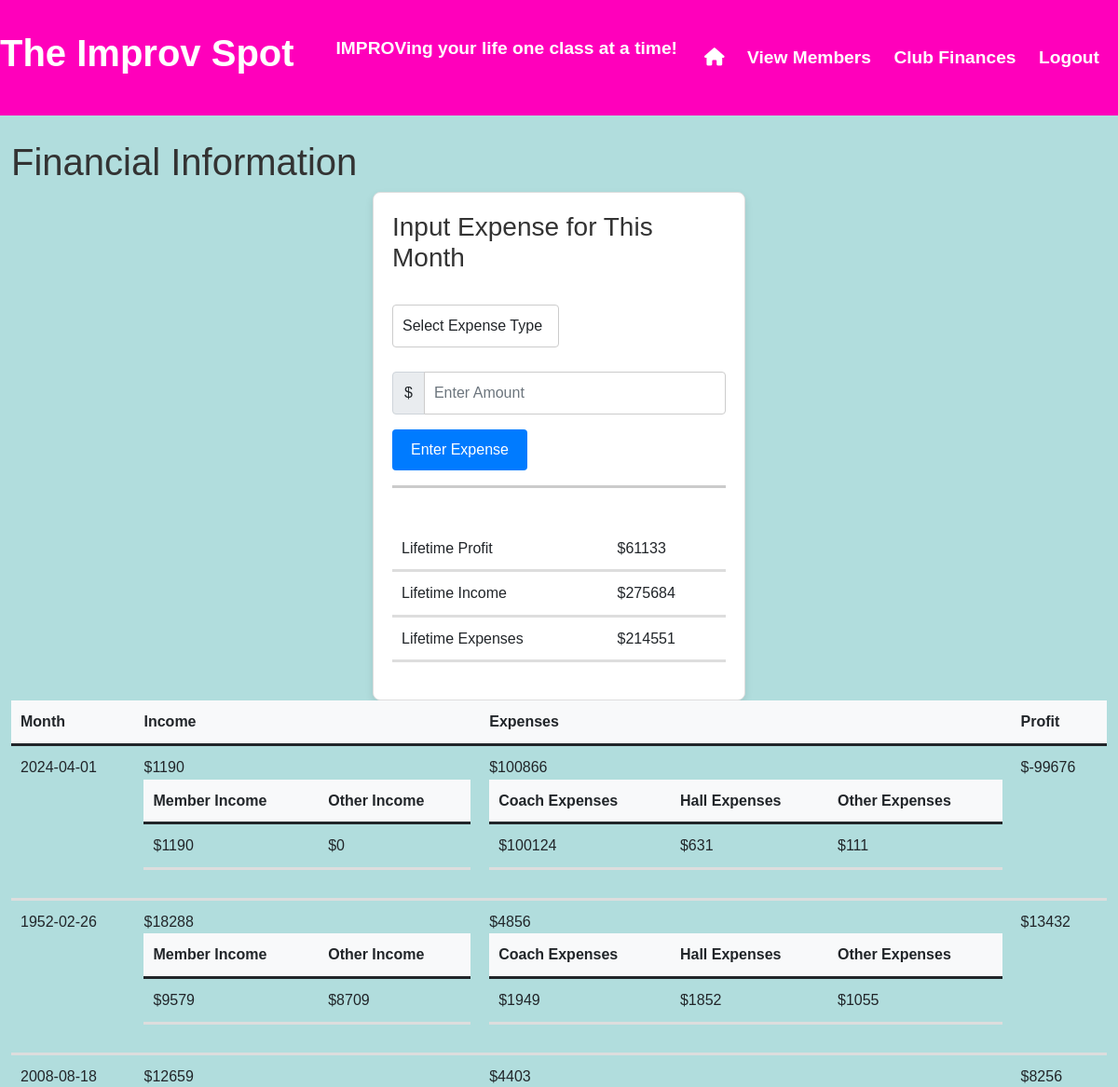
Before: /finance (signed in, upper part) with the older database file.
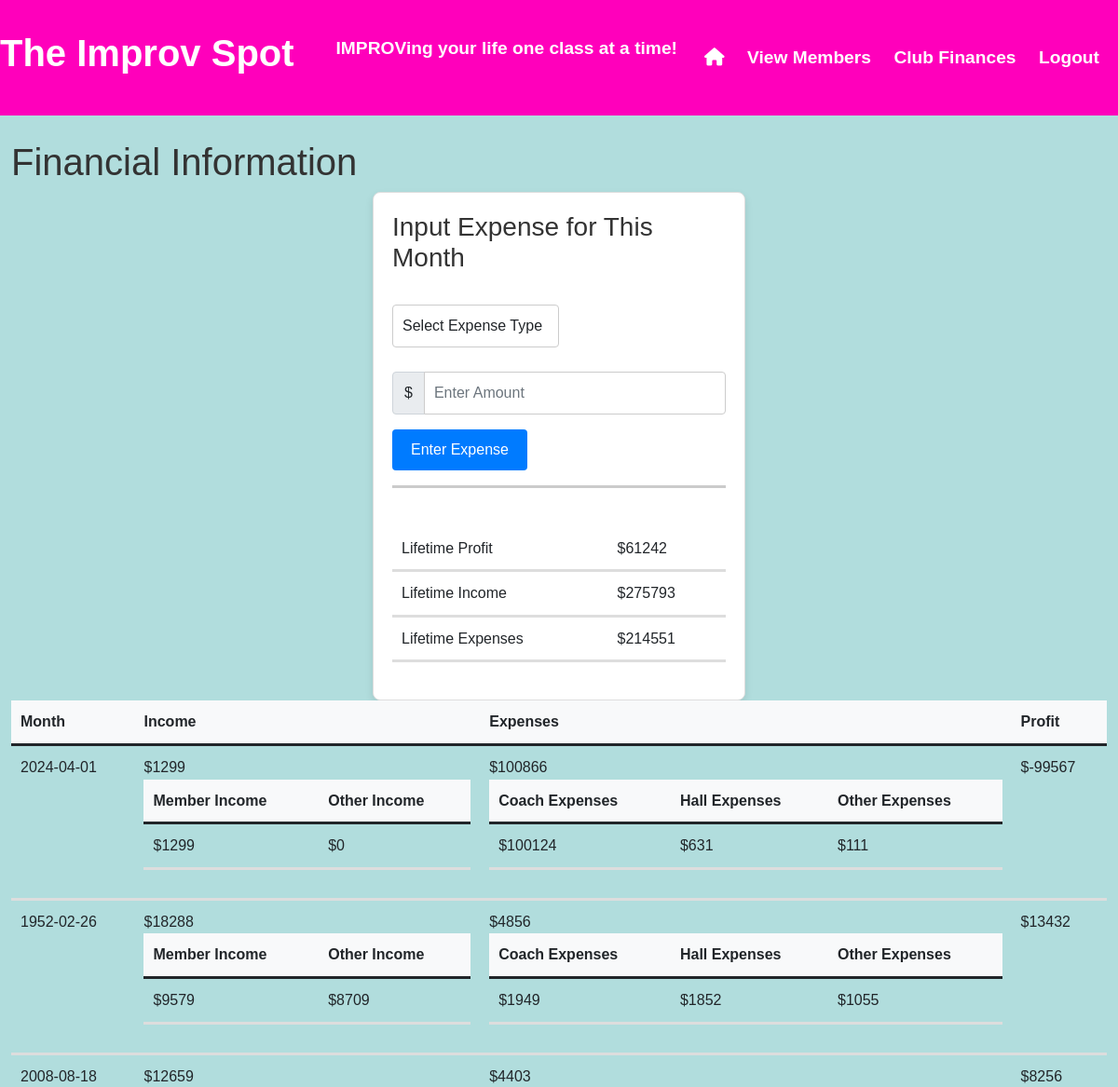
After: the same page with the newer database file.
### app.py (models this page shows, shortened)
class Finances(db.Model):
    month_year = db.Column(db.Date, primary_key=True)
    income_users = db.Column(db.Integer, default=0) #-> users is class participants (feel free to change the name)
    income_other = db.Column(db.Integer, default=0)
    expenses_coach = db.Column(db.Integer, default=0)
    expenses_hall  = db.Column(db.Integer, default=0)
    expenses_other = db.Column(db.Integer, default=0)
    def calculate_total_income(self):
        return self.income_users + self.income_other
    def calculate_total_expenses(self):
        return self.expenses_coach + self.expenses_hall + self.expenses_other
    def calculate_profit(self):
        month_profit = self.calculate_total_income()  - self.calculate_total_expenses()
        return month_profit

### app.py (the view, shortened to what this page needs)
@app.route('/finance', methods=['GET', 'POST'])
@admin_required
def finance():
    finance_info = db.session.query(Finances).all()
    return render_template('finance.html', lt_profit=calculate_total_profit(finance_info), lt_income=calculate_total_income(finance_info),
                            lt_expenses=calculate_total_expenses(finance_info), finance_info=finance_info)

### helpers.py (called while the page is built)
def admin_required(f):
    @wraps(f)
    def decorated_function(*args, **kwargs):
        if session.get('admin_id') is None:
            return redirect('/adminlogin')
        return f(*args, **kwargs)
    return decorated_function

def calculate_total_income(finance_info):
    total_income = 0
    for month in finance_info:
        total_income += month.income_users + month.income_other
    return total_income

def calculate_total_expenses(finance_info):
    total_expenses = 0
    for month in finance_info:
        total_expenses += month.expenses_coach + month.expenses_other + month.expenses_hall
    return total_expenses

def calculate_total_profit(finance_info):
    total_profit =  calculate_total_income(finance_info) - calculate_total_expenses(finance_info)
    if total_profit < 0:
        return f"({-1 * total_profit})"
    return total_profit

### templates/finance.html (shortened to what this page needs)
{% extends "adminside.html" %}
{% block main %}
  <br>
    <div class="center">
        <h1>Financial Information</h1>
        <div class="container">
          <h3>Input Expense for This Month</h3>
          <form method="POST" action="/finance">
              <div class="col-md-6">
                <br>
                <select class="form-control" id="expenseType" name="expenseType" required>
                    <option value="" disabled selected>Select Expense Type</option>
                </select>
              </div>
            <br>
            <div class="input-group mb-3">
              <span class="input-group-text">$</span>
              <input type="text" pattern="[0-9]*" class="form-control" name="expenseAmount" placeholder="Enter Amount" required>
            </div>
            <button type="submit" class="btn btn-primary">Enter Expense</button>
          </form>
          <hr style="height:3px">
          <br>
          <table class="table">
            <tr>
              <td>Lifetime Profit</td>
              <td>${{ lt_profit }}</td>
            </tr>
            <tr>
              <td>Lifetime Income</td>
              <td>${{ lt_income }}</td>
            </tr>
            <tr>
              <td>Lifetime Expenses</td>
              <td>${{ lt_expenses }}</td>
            </tr>
          </table>
        </div>
        <table class="table">
            <thead>
                <tr>
                    <th scope="col">Month</th>
                    <th scope="col">Income</th>
                    <th scope="col">Expenses</th>
                    <th scope="col">Profit</th>
                </tr>
            </thead>
            <tbody>
                {% for month in finance_info %}
                <tr>
                    <td>{{ month.month_year }}</td>
                    <td>${{ month.calculate_total_income() }}
                      <table class="table">
                        <thead>
                          <tr>
                              <th scope="col">Member Income</th>
                              <th scope="col">Other Income</th>
                          </tr>
                      </thead>
                        <tbody>
                          <tr>
                            <td>${{ month.income_users }}</td>
                            <td>${{ month.income_other }}</td>
                          </tr>
                        </tbody>
                      </table>
                    </td>
                    <td>${{ month.calculate_total_expenses() }}
                      <table class="table">
                        <thead>
                          <tr>
                              <th scope="col">Coach Expenses</th>
                              <th scope="col">Hall Expenses</th>
                              <th scope="col">Other Expenses</th>
                          </tr>
                      </thead>
                        <tbody>
                          <tr>
                            <td>${{ month.expenses_coach }}</td>
                            <td>${{ month.expenses_hall }}</td>
                            <td>${{ month.expenses_other }}</td>
                          </tr>
                        </tbody>
                      </table>
                    </td>
                    <td>${{ month.calculate_profit() }} </td>
                </tr>
                {% endfor %}
            </tbody>
        </table>
    </div>
{% endblock %}

### templates/adminside.html (shortened to what this page needs)
<!DOCTYPE html>
<html>
<head>
    <link href="https://cdn.jsdelivr.net/npm/bootstrap@5.0.2/dist/css/bootstrap.min.css" rel="stylesheet">
    <link href="/static/styles.css" rel="stylesheet">
</head>
<body>
    <header class="navbar">
        <div class="navbar-brand">The Improv Spot</div>
        <div class="navbar-subtext">IMPROVing your life one class at a time!</div>
        <ul class="nav-links">
            <li><a href="/admin" class="active"><i class="fas fa-home"></i></a></li>
            <li><a href="/test">View Members</a></li>
            <li><a href="/finance">Club Finances</a></li>
            <li><a href="/logout">Logout</a></li>
        </ul>
    </header>
        <main class="container-fluid">
            {% block main %}{% endblock %}
        </main>
</body>
</html>

### static/styles.css (style rules this page uses)
body { font-family: 'Arial', sans-serif; line-height: 1.6; margin: 0; padding: 0; background-color: #b1dddd; color: #333; }
.container { max-width: 400px; margin: 0 auto; padding: 20px; background-color: #fff; border: 1px solid #ddd; border-radius: 8px; box-shadow: 0 4px 8px rgba(0, 0, 0, 0.1); }
.navbar { background-color: #ff00bb; color: #fff; padding: 20px 0; text-align: center; }
.navbar-brand { font-size: 2.5rem; font-weight: bold; margin-bottom: 10px; }
.navbar-subtext { font-size: 1.2rem; font-weight: bold; margin-bottom: 20px; }
.nav-links { list-style: none; padding: 0; margin: 0; }
.nav-links li { display: inline; margin-right: 20px; }
.nav-links a { color: #fff; text-decoration: none; font-size: 1.2rem; font-weight: bold; }
.btn { display: inline-block; padding: 10px 20px; font-size: 1rem; border: none; border-radius: 4px; cursor: pointer; transition: background-color 0.3s ease; }
.btn-primary { background-color: #007bff; color: #fff; }
.form-control { display: block; width: 100%; padding: 10px; font-size: 1rem; border: 1px solid #ccc; border-radius: 4px; transition: border-color 0.3s ease; }
.table { width: 100%; margin-bottom: 20px; border-collapse: collapse; }
.table th, .table td { padding: 10px; text-align: left; border-bottom: 3px solid #ddd; }
.table th { background-color: #f8f9fa; }

Changed rows visible on the page:
changed Finances "2024-04-01": calculate_total_income "1190" → "1299"; income_users "1190" → "1299"; calculate_profit "-99676" → "-99567"
Other visible differences:
{{ lt_profit }}: "61133" → "61242"
{{ lt_income }}: "275684" → "275793"
